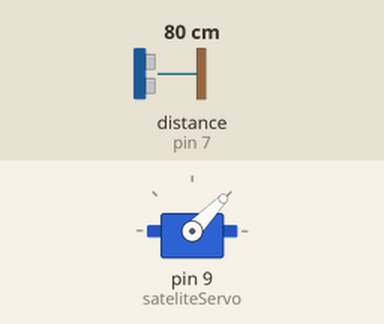
Recording of a sketch running on a simulated Arduino Uno, built with avr-gcc and run on an emulated ATmega328P. Shown: servo. Wiring (inferred from the names in the program): ultrasonic range finder: trigger pin 6; echo pin 7. The inputs (shaded band) are chosen by the test bench; at power-on: distance to the obstacle (sensor on pin 7) 80 cm. The echo pulse lasts 58.3 µs per cm; what the sketch prints to the serial monitor is not drawn.

Above: at 1.2 s.
1.3 s: distance to the obstacle (sensor on pin 7) set to 299 cm
At 1.65 s:
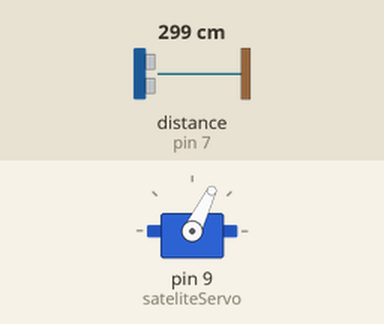
4.3 s: distance to the obstacle (sensor on pin 7) set to 2 cm
At 4.65 s:
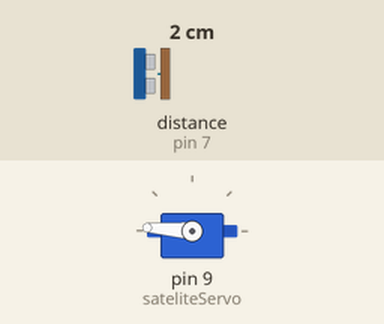
Timing chart, 0 to 13.3 s (numbered marks = the images above; inputs shaded):
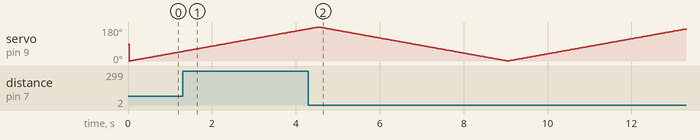

The sketch:

sonar_sweep.ino
```cpp
#include <Servo.h>

// Hardware Pin Configuration
Servo sateliteServo;
const int sonarTrig = 6;
const int sonarEcho = 7;

// State Tracking Variables for Servo Sweep
int pos = 0;
int stepDirection = 1; // 1 = moving up, -1 = moving down
unsigned long lastMoveTime = 0;
const int sweepSpeed = 25; // Delay in milliseconds between each 1-degree step

// Median Filter History Buffers
int r1 = 0;
int r2 = 0;
int r3 = 0;

void setup() {
  Serial.begin(9600);       // Initialize serial pipeline for Processing GUI
  sateliteServo.attach(9);   // Bind servo motor control signal to Pin 9
  pinMode(sonarTrig, OUTPUT);
  pinMode(sonarEcho, INPUT);
}

void loop() {
  unsigned long currentTime = millis(); // Acts as a running stopwatch

  // Non-Blocking Timer: Executes every 25ms without pausing the processor
  if (currentTime - lastMoveTime >= sweepSpeed) {
    lastMoveTime = currentTime;

    // 1. Direct the servo to the current angle step
    sateliteServo.write(pos);

    // 2. Trigger the sonar sensor to fire a sonic pulse
    digitalWrite(sonarTrig, LOW);
    delayMicroseconds(2);
    digitalWrite(sonarTrig, HIGH);
    delayMicroseconds(10);
    digitalWrite(sonarTrig, LOW);

    // 3. Read raw flight duration (with a 20ms timeout to prevent lockups)
    long duration = pulseIn(sonarEcho, HIGH, 20000);
    int currentDistance = duration * 0.0343 / 2;

    // 4. Handle sensor dropouts (if it reads 0, maintain current queue history)
    if (currentDistance == 0) {
      currentDistance = r1;
    }

    // 5. Shift the history queue window down
    r3 = r2;
    r2 = r1;
    r1 = currentDistance;

    // 6. True Mathematical Median Filter (Find the middle value of r1, r2, and r3)
    int filteredDistance;
    if ((r1 <= r2 && r2 <= r3) || (r3 <= r2 && r2 <= r1)) {
      filteredDistance = r2;
    } else if ((r2 <= r1 && r1 <= r3) || (r3 <= r1 && r1 <= r2)) {
      filteredDistance = r1;
    } else {
      filteredDistance = r3;
    }

    // 7. Transmit packed string telemetry packet down the USB cord
    Serial.print(pos);
    Serial.print(",");
    Serial.print(filteredDistance);
    Serial.print(".");

    // 8. Calculate the next angle position step state
    pos += stepDirection;
    if (pos >= 180) {
      stepDirection = -1; // Reverse direction when hitting maximum limit
    } else if (pos <= 0) {
      stepDirection = 1;  // Reverse direction when hitting minimum limit
    }
  }
}
```
